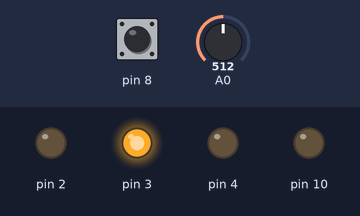
Bench run of a sketch on a simulated Arduino Uno, built with avr-gcc and run on an emulated ATmega328P. Shown: output pins drawn as LEDs (lit = HIGH). Inputs (shaded band) come from the test bench; at power-on: A0 = 512, pin 8 HIGH. Pins used as bus, display or sensor lines are not drawn; what the sketch prints to the serial monitor is not drawn.

Above: at 0.8 s.
0.9 s: A0 set to 801
2.4 s: A0 set to 828
At 3.3 s:
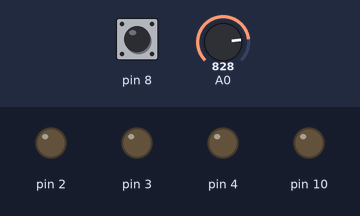
3.9 s: pin 8 pulled LOW for 0.15 s
At 4.2 s:
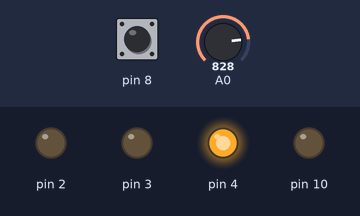
6.5 s: pin 8 pulled LOW for 1 s
At 9.1 s:
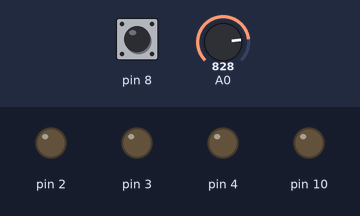
9.9 s: pin 8 pulled LOW for 3.2 s
At 11.1 s:
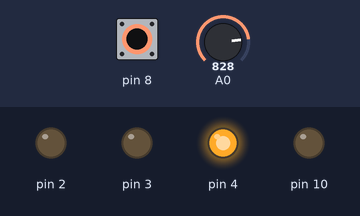
Timing chart, 0 to 15.6 s (numbered marks = the images above; inputs shaded):
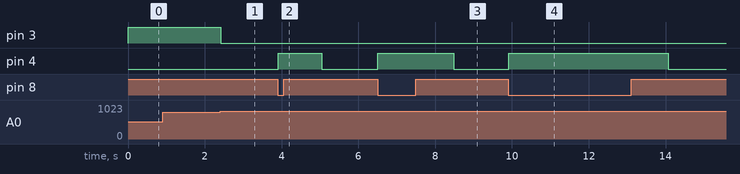

The sketch:

ControleDeAcesso_BaixoNivel.ino
```cpp
#include <avr/io.h>
#include <avr/interrupt.h>
#include <inttypes.h>
#include <arduino.h>

#define BYTE_ENVIADO 0b10000000
#define QTD_BYTES  12
unsigned char dataSource[3][QTD_BYTES];

volatile uint8_t ledVerde = 61;
volatile uint8_t ledVermelho = 61;
volatile unsigned char BYTE_RECEBIDO[QTD_BYTES];
volatile uint16_t valorAD = 0;
volatile uint8_t z = 0;

int main(void) {

/*###############################DEFINIÇÕES#########################################*/

  Serial.begin(9600);

//Entradas e saídas
  //Entrada para o botão
  DDRB &= 0b11111110;  //Pino PB0 como entrada (push-button)
  //Configução do SPI
  DDRB |= 0b00101100;  //Configurando os pinos MOSI, SCK e SS como saída
  DDRB &= 0b11101111;  //Configurando o pino MISO com entrada
  //Leds
  DDRD |= 0b00111100;  //Pinos PD2, PD3, PD4 e PD5(reset) como saída
  //Botão deve ser definido como pull-up
  PORTB |= 0b00000001; //Pino PB0 com pull-up
  //Conofiguração de redundância: representa que o mestre (uC) está se comunicando com aquele escravo (RFID) em específico. Mas só há um escravo.
  PORTB &= 0b11111011;// Colocando o SS pra 0


  //bit SPE habilita o SPI
  //bit MSTR = 1 habilita modo mestre
  //bits SPI2X, SPR1 e SPR0 configuram o clock
  SPCR |= 0b01110000;
  SPSR |= 0b00000001;

  //Valores iniciais dos sinais PWM
  //Configuracao do PWM
  //FAST PWM 10 bits (Modo 7) sem inversão
  TCCR1A = _BV(COM1A1) | _BV(WGM10) | _BV(WGM11);
  TCCR1B = _BV(CS11) | _BV(WGM12);

  ADMUX   |= _BV(REFS0); //AVCC with external capacitor at AREF pin
  ADCSRA  |= _BV(ADEN) | 0b00000111; //Habilitando o ADC(ADEN) e seta o prescale para 128(três ultimos bits)

  ADMUX &= 0b11110000;  //Seta o AD0 como canal de recebimento do sinal analógico

  //CONTAR TEMPO COM O CONTADOR ZERO
  TCCR0A &= 0b00000000;
  TCCR0B |= _BV(CS02) | _BV(CS00); //Clk_{I/O}/1024 (From prescaler)
  TIMSK0 |= _BV(TOIE0);           //Timer/Counter0 Overflow interrupt is enabled
  sei();                          //Habilita a interrupção

  while (1) {
    PORTD &= 0b11011111;
    z = 0;
    while (z < QTD_BYTES + 1) {
      //Transmite dados para o escravo
      //Nível PC0 vai para baixo
      if (z < QTD_BYTES) SPDR = BYTE_ENVIADO;
      else SPDR = 0b00000000;

      while (!(SPSR & (0b10000000)));

      Serial.print("\n");
      Serial.print(SPDR, BIN);
      if (z > 0)BYTE_RECEBIDO[z - 1] = SPDR;
      z++;
    }
    PORTD |= 0b00100000;
    if (!ehNulo(BYTE_RECEBIDO)) {
      if (ehCadastrado(BYTE_RECEBIDO))acessoLiberado();
      else acessoNegado();
    }
    if (!(PINB & 0b00000001)) acessoLiberado();

    ADCSRA |= _BV(ADSC);
    while (!(ADCSRA & 0b00010000));
    valorAD = ADC;

    //Serial.print(valorAD);
    //Serial.print("\n");

    //se o valor lido for maior que 500, liga o led
    if (valorAD/1023.0 <= 0.80) PORTD |= 0b00001000;
    // senão, apaga o led
    else PORTD &= 0b11110111;
  }

}

bool ehCadastrado(unsigned char *tag) {
  //return false;
  bool ehIgual = false;
  for (int i = 0; i < 3; i++) {
    for (int j = 0; j < QTD_BYTES; j++) {
      if (tag[j] != dataSource[i][j]) {
        ehIgual = false;
        break;
      }
      else ehIgual = true;
    }
    if (ehIgual)break;
  }
  return ehIgual;
}


// Verifica se o valor recebido é nulo, significando a ausência de cartão ou má leitura.
bool ehNulo(unsigned char* tag) {
  for (int i = 8; i < QTD_BYTES; i++) {
    if (tag[i] != (unsigned char)128 && tag[i] != (unsigned char)0) return false;
  }
  return true;
}


void acessoLiberado() { ledVerde = 0; }  //O contador do led verde é zerado para então ficar 1 segundo acesso.
void acessoNegado() { ledVermelho = 0; } //O contador do led vermelho é zerado para então ficar 1 segundo acesso.

ISR(TIMER0_OVF_vect) {
  if (ledVerde < 61) {
    PORTD |= 0b00010000;
    ledVerde++;
  } else
    PORTD &= 0b11101111;
  if (ledVermelho < 61) {
    PORTD |= 0b00000100;
    ledVermelho++;
  } else
    PORTD &= 0b11111011;
}
```

Measured:
- the behaviour switches between 818 and 819 on A0 (found by bisection; images 0 and 1)
- after the input at 2.4 s, pin 3: HIGH → LOW at once
- after the input at 3.9 s, pin 4: LOW → HIGH at once, → LOW 1.1 s later
- after the input at 6.5 s, pin 4: LOW → HIGH at once, → LOW 2.0 s later
- after the input at 9.9 s, pin 4: LOW → HIGH at once, → LOW 4.2 s later
